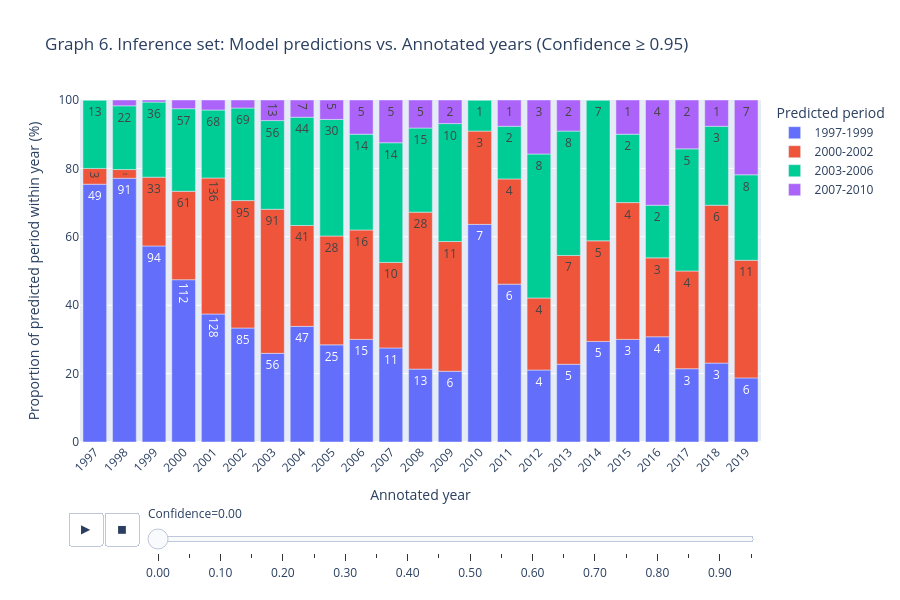

Notebook code cell kept with this figure:
### Code cell
# For the following visualization, I received a bit of help from Gemini.

# Numeric confidence 
inference_merged['predicted_period_confidence'] = pd.to_numeric(inference_merged['predicted_period_confidence'], errors='coerce')

# 2. Extract and strictly SORT all categories
all_years = sorted(inference_merged['year'].dropna().unique())
if 'Unknown' in all_years:
    all_years.remove('Unknown')
    all_years.append('Unknown')

all_periods = sorted(inference_merged['predicted_period'].dropna().unique())

# 3. Pre-calculate data for every slider step
thresholds = [x / 100.0 for x in range(0, 100, 5)]
all_frames = []

for threshold in thresholds:
    filtered = inference_merged[inference_merged['predicted_period_confidence'] >= threshold]
    counts = filtered.groupby(['year', 'predicted_period']).size().reset_index(name='count')
    
    # Force pandas to include every year and period combination
    idx = pd.MultiIndex.from_product([all_years, all_periods], names=['year', 'predicted_period'])
    counts = counts.set_index(['year', 'predicted_period']).reindex(idx, fill_value=0).reset_index()
    
    # Label the frame
    counts['Confidence'] = f"{threshold:.2f}"
    all_frames.append(counts)

animated_df = pd.concat(all_frames)

# 4. Build the native Plotly slider chart
fig6 = px.bar(animated_df,
             x='year',
             y='count',
             color='predicted_period',
             animation_frame='Confidence',
             category_orders={
                 "year": all_years,
                 "predicted_period": all_periods
             },
             
             text='count',
             hover_data={'count': True}, 
             title=f"Graph 6. Inference set: Model predictions vs. Annotated years (Confidence ≥ {threshold:.2f})",
             labels={'year': 'Annotated year', 'count': 'Proportion of predicted period within year (%)', 'predicted_period': 'Predicted period'},
             height=600)

# 5. Lock the axes
fig6.update_layout(
    barnorm='percent',   
    yaxis_range=[0, 100],
    margin=dict(b=120) 
)

fig6.update_xaxes(
    type='category', 
    categoryorder='array', 
    categoryarray=all_years,
    dtick=1,
    tickangle=-45
)

# 6. Disable the animation delay
if fig6.layout.updatemenus:
    # how long each frame stays on the screen
    fig6.layout.updatemenus[0].buttons[0].args[1]["frame"]["duration"] = 3000
    # the visual transition takes to morph the bars 
    fig6.layout.updatemenus[0].buttons[0].args[1]["transition"]["duration"] = 3000

# Ensure dragging the slider manually matches the transition speed
if fig6.layout.sliders:
    for step in fig6.layout.sliders[0].steps:
        step.args[1]["transition"]["duration"] = 3000
    
fig6.show()

# Clean HTML export without the plotly toolbar
# fig6.write_html("inference_predictions_confidence.html", config={'displayModeBar': False})

### Figure 1 — Plotly figure (JSON) as saved in the notebook; plotly's stock layout.template omitted (floating-point values rounded to 4 significant figures)
{"data": [{"hovertemplate": "Predicted period=1997-1999<br>Confidence=0.00<br>Annotated year=%{x}<br>Proportion of predicted period within year (%)=%{text}<extra></extra>", "legendgroup": "1997-1999", "marker": {"color": "#636efa", "pattern": {"shape": ""}}, "name": "1997-1999", "orientation": "v", "showlegend": true, "text": [49.0, 91.0, 94.0, 112.0, 128.0, 85.0, 56.0, 47.0, 25.0, 15.0, 11.0, 13.0, 6.0, 7.0, 6.0, 4.0, 5.0, 5.0, 3.0, 4.0, 3.0, 3.0, 6.0], "textposition": "auto", "type": "bar", "x": [1997, 1998, 1999, 2000, 2001, 2002, 2003, 2004, 2005, 2006, 2007, 2008, 2009, 2010, 2011, 2012, 2013, 2014, 2015, 2016, 2017, 2018, 2019], "xaxis": "x", "y": [49, 91, 94, 112, 128, 85, 56, 47, 25, 15, 11, 13, 6, 7, 6, 4, 5, 5, 3, 4, 3, 3, 6], "yaxis": "y"}, {"hovertemplate": "Predicted period=2000-2002<br>Confidence=0.00<br>Annotated year=%{x}<br>Proportion of predicted period within year (%)=%{text}<extra></extra>", "legendgroup": "2000-2002", "marker": {"color": "#EF553B", "pattern": {"shape": ""}}, "name": "2000-2002", "orientation": "v", "showlegend": true, "text": [3.0, 3.0, 33.0, 61.0, 136.0, 95.0, 91.0, 41.0, 28.0, 16.0, 10.0, 28.0, 11.0, 3.0, 4.0, 4.0, 7.0, 5.0, 4.0, 3.0, 4.0, 6.0, 11.0], "textposition": "auto", "type": "bar", "x": [1997, 1998, 1999, 2000, 2001, 2002, 2003, 2004, 2005, 2006, 2007, 2008, 2009, 2010, 2011, 2012, 2013, 2014, 2015, 2016, 2017, 2018, 2019], "xaxis": "x", "y": [3, 3, 33, 61, 136, 95, 91, 41, 28, 16, 10, 28, 11, 3, 4, 4, 7, 5, 4, 3, 4, 6, 11], "yaxis": "y"}, {"hovertemplate": "Predicted period=2003-2006<br>Confidence=0.00<br>Annotated year=%{x}<br>Proportion of predicted period within year (%)=%{text}<extra></extra>", "legendgroup": "2003-2006", "marker": {"color": "#00cc96", "pattern": {"shape": ""}}, "name": "2003-2006", "orientation": "v", "showlegend": true, "text": [13.0, 22.0, 36.0, 57.0, 68.0, 69.0, 56.0, 44.0, 30.0, 14.0, 14.0, 15.0, 10.0, 1.0, 2.0, 8.0, 8.0, 7.0, 2.0, 2.0, 5.0, 3.0, 8.0], "textposition": "auto", "type": "bar", "x": [1997, 1998, 1999, 2000, 2001, 2002, 2003, 2004, 2005, 2006, 2007, 2008, 2009, 2010, 2011, 2012, 2013, 2014, 2015, 2016, 2017, 2018, 2019], "xaxis": "x", "y": [13, 22, 36, 57, 68, 69, 56, 44, 30, 14, 14, 15, 10, 1, 2, 8, 8, 7, 2, 2, 5, 3, 8], "yaxis": "y"}, {"hovertemplate": "Predicted period=2007-2010<br>Confidence=0.00<br>Annotated year=%{x}<br>Proportion of predicted period within year (%)=%{text}<extra></extra>", "legendgroup": "2007-2010", "marker": {"color": "#ab63fa", "pattern": {"shape": ""}}, "name": "2007-2010", "orientation": "v", "showlegend": true, "text": [0.0, 2.0, 1.0, 6.0, 10.0, 6.0, 13.0, 7.0, 5.0, 5.0, 5.0, 5.0, 2.0, 0.0, 1.0, 3.0, 2.0, 0.0, 1.0, 4.0, 2.0, 1.0, 7.0], "textposition": "auto", "type": "bar", "x": [1997, 1998, 1999, 2000, 2001, 2002, 2003, 2004, 2005, 2006, 2007, 2008, 2009, 2010, 2011, 2012, 2013, 2014, 2015, 2016, 2017, 2018, 2019], "xaxis": "x", "y": [0, 2, 1, 6, 10, 6, 13, 7, 5, 5, 5, 5, 2, 0, 1, 3, 2, 0, 1, 4, 2, 1, 7], "yaxis": "y"}], "layout": {"barmode": "relative", "barnorm": "percent", "height": 600, "legend": {"title": {"text": "Predicted period"}, "tracegroupgap": 0}, "margin": {"b": 120}, "sliders": [{"active": 0, "currentvalue": {"prefix": "Confidence="}, "len": 0.9, "pad": {"b": 10, "t": 60}, "steps": [{"args": [["0.00"], {"frame": {"duration": 0, "redraw": true}, "fromcurrent": true, "mode": "immediate", "transition": {"duration": 3000, "easing": "linear"}}], "label": "0.00", "method": "animate"}, {"args": [["0.05"], {"frame": {"duration": 0, "redraw": true}, "fromcurrent": true, "mode": "immediate", "transition": {"duration": 3000, "easing": "linear"}}], "label": "0.05", "method": "animate"}, {"args": [["0.10"], {"frame": {"duration": 0, "redraw": true}, "fromcurrent": true, "mode": "immediate", "transition": {"duration": 3000, "easing": "linear"}}], "label": "0.10", "method": "animate"}, {"args": [["0.15"], {"frame": {"duration": 0, "redraw": true}, "fromcurrent": true, "mode": "immediate", "transition": {"duration": 3000, "easing": "linear"}}], "label": "0.15", "method": "animate"}, {"args": [["0.20"], {"frame": {"duration": 0, "redraw": true}, "fromcurrent": true, "mode": "immediate", "transition": {"duration": 3000, "easing": "linear"}}], "label": "0.20", "method": "animate"}, {"args": [["0.25"], {"frame": {"duration": 0, "redraw": true}, "fromcurrent": true, "mode": "immediate", "transition": {"duration": 3000, "easing": "linear"}}], "label": "0.25", "method": "animate"}, {"args": [["0.30"], {"frame": {"duration": 0, "redraw": true}, "fromcurrent": true, "mode": "immediate", "transition": {"duration": 3000, "easing": "linear"}}], "label": "0.30", "method": "animate"}, {"args": [["0.35"], {"frame": {"duration": 0, "redraw": true}, "fromcurrent": true, "mode": "immediate", "transition": {"duration": 3000, "easing": "linear"}}], "label": "0.35", "method": "animate"}, {"args": [["0.40"], {"frame": {"duration": 0, "redraw": true}, "fromcurrent": true, "mode": "immediate", "transition": {"duration": 3000, "easing": "linear"}}], "label": "0.40", "method": "animate"}, {"args": [["0.45"], {"frame": {"duration": 0, "redraw": true}, "fromcurrent": true, "mode": "immediate", "transition": {"duration": 3000, "easing": "linear"}}], "label": "0.45", "method": "animate"}, {"args": [["0.50"], {"frame": {"duration": 0, "redraw": true}, "fromcurrent": true, "mode": "immediate", "transition": {"duration": 3000, "easing": "linear"}}], "label": "0.50", "method": "animate"}, {"args": [["0.55"], {"frame": {"duration": 0, "redraw": true}, "fromcurrent": true, "mode": "immediate", "transition": {"duration": 3000, "easing": "linear"}}], "label": "0.55", "method": "animate"}, {"args": [["0.60"], {"frame": {"duration": 0, "redraw": true}, "fromcurrent": true, "mode": "immediate", "transition": {"duration": 3000, "easing": "linear"}}], "label": "0.60", "method": "animate"}, {"args": [["0.65"], {"frame": {"duration": 0, "redraw": true}, "fromcurrent": true, "mode": "immediate", "transition": {"duration": 3000, "easing": "linear"}}], "label": "0.65", "method": "animate"}, {"args": [["0.70"], {"frame": {"duration": 0, "redraw": true}, "fromcurrent": true, "mode": "immediate", "transition": {"duration": 3000, "easing": "linear"}}], "label": "0.70", "method": "animate"}, {"args": [["0.75"], {"frame": {"duration": 0, "redraw": true}, "fromcurrent": true, "mode": "immediate", "transition": {"duration": 3000, "easing": "linear"}}], "label": "0.75", "method": "animate"}, {"args": [["0.80"], {"frame": {"duration": 0, "redraw": true}, "fromcurrent": true, "mode": "immediate", "transition": {"duration": 3000, "easing": "linear"}}], "label": "0.80", "method": "animate"}, {"args": [["0.85"], {"frame": {"duration": 0, "redraw": true}, "fromcurrent": true, "mode": "immediate", "transition": {"duration": 3000, "easing": "linear"}}], "label": "0.85", "method": "animate"}, {"args": [["0.90"], {"frame": {"duration": 0, "redraw": true}, "fromcurrent": true, "mode": "immediate", "transition": {"duration": 3000, "easing": "linear"}}], "label": "0.90", "method": "animate"}, {"args": [["0.95"], {"frame": {"duration": 0, "redraw": true}, "fromcurrent": true, "mode": "immediate", "transition": {"duration": 3000, "easing": "linear"}}], "label": "0.95", "method": "animate"}], "x": 0.1, "xanchor": "left", "y": 0, "yanchor": "top"}], "title": {"text": "Graph 6. Inference set: Model predictions vs. Annotated years (Confidence ≥ 0.95)"}, "updatemenus": [{"buttons": [{"args": [null, {"frame": {"duration": 3000, "redraw": true}, "fromcurrent": true, "mode": "immediate", "transition": {"duration": 3000, "easing": "linear"}}], "label": "&#9654;", "method": "animate"}, {"args": [[null], {"frame": {"duration": 0, "redraw": true}, "fromcurrent": true, "mode": "immediate", "transition": {"duration": 0, "easing": "linear"}}], "label": "&#9724;", "method": "animate"}], "direction": "left", "pad": {"r": 10, "t": 70}, "showactive": false, "type": "buttons", "x": 0.1, "xanchor": "right", "y": 0, "yanchor": "top"}], "xaxis": {"anchor": "y", "categoryarray": [1997, 1998, 1999, 2000, 2001, 2002, 2003, 2004, 2005, 2006, 2007, 2008, 2009, 2010, 2011, 2012, 2013, 2014, 2015, 2016, 2017, 2018, 2019], "categoryorder": "array", "domain": [0, 1], "dtick": 1, "tickangle": -45, "title": {"text": "Annotated year"}, "type": "category"}, "yaxis": {"anchor": "x", "domain": [0, 1], "range": [0, 100], "title": {"text": "Proportion of predicted period within year (%)"}}}}
